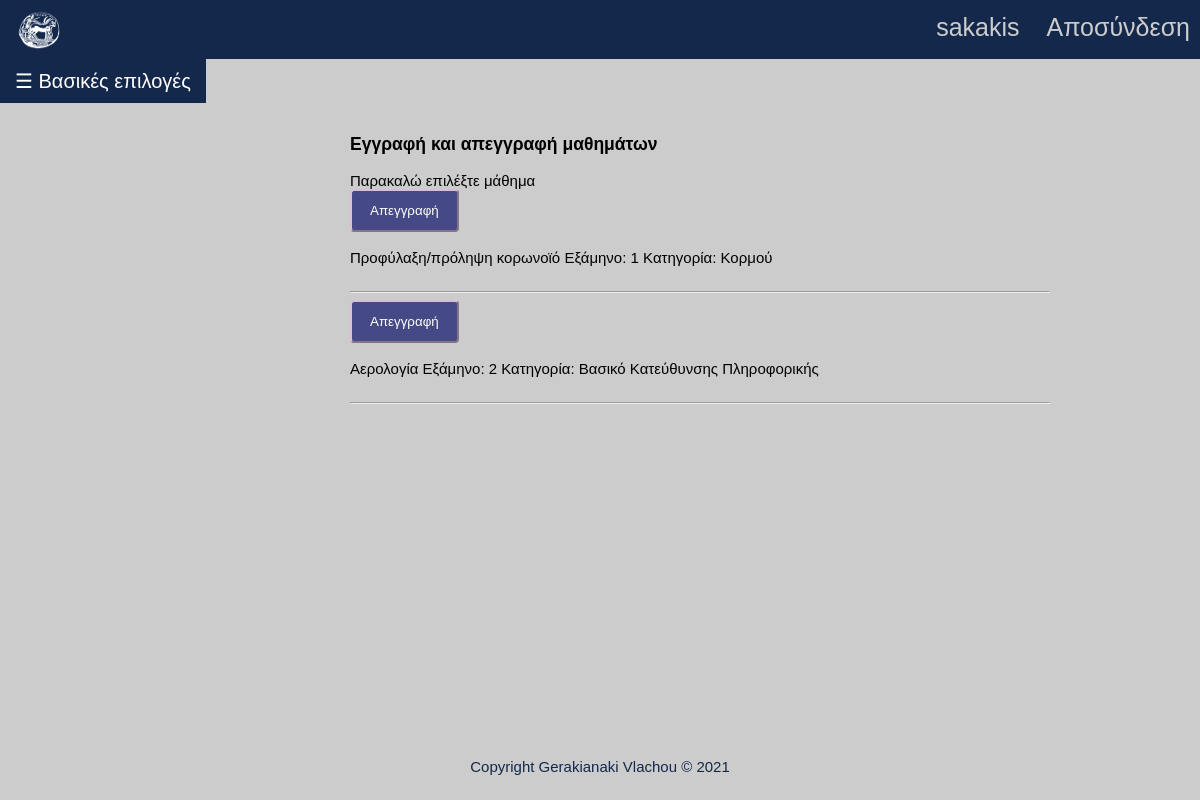
/enroll.php (signed in), run on the app's committed database.
### tables this page shows
CREATE TABLE `lesson` (
  `id_lesson` int(11) NOT NULL,
  `name` varchar(100) NOT NULL,
  `category` varchar(6) NOT NULL,
  `semester` int(11) NOT NULL
);

### enroll.php (the view, shortened to what this page needs)
<?php
include 'config.php';
?>
<!DOCTYPE HTML>
<html>
	<head>
        <?php
        if (isset($_SESSION["id_student"])==NULL) {
            header("Location: index.php");
        }else if(isset($_SESSION["id_professor"])!=NULL){
            header("Location: profilek.php");
        }
        else{
            $username=$_SESSION["username"];
        }
        ?>
		<link rel="stylesheet" href="assets/css/responsiveness.css">
		<link rel="stylesheet" href="assets/css/nav.css">
		<link rel="stylesheet" href="assets/css/asidenav.css">
		<link rel="stylesheet" href="assets/css/lf.css">
		<link rel="stylesheet" href="assets/css/button.css">
        <link rel="stylesheet" href="assets/css/footer.css">
	</head>
	<body>
		<header>
			<div class="nav">
				  <div class="nav-header">
					<div class="nav-title">
					 <img src="photos/uop_logo4_navigation.gif" width="60" height="40"/>
					</div>
				  </div>
				  <div class="nav-links">
					<a  href="profilef.php"><?php  if (isset($_SESSION["id_student"])){
                            echo "$username";
                        }?></a>
					<a href="logout.php">Αποσύνδεση</a>
				  </div>
			</div>
		</header>
		<main>
			<button class="openbtn" onclick="openNav()">☰ Βασικές επιλογές</button>
		<div id="myform" style="margin-left:25%;padding:10px 50px;">
			<h3>Εγγραφή και απεγγραφή μαθημάτων</h3>
			  <label for="course">Παρακαλώ επιλέξτε μάθημα</label> <br>
				<?php
					$query=mysqli_query($conn,"SELECT * FROM lesson ORDER BY semester ");
					while ($row = mysqli_fetch_array($query, MYSQLI_ASSOC)) {
						$lesson_name=$row["name"];
						$semester=$row["semester"];
						$ids=$_SESSION["id_student"];
						$idl=$row["id_lesson"];
						$categ=$row["category"];
						switch ($categ) {
							case "kormou":
								$categ="Κορμού";
								break;
							case "bkp":
								$categ="Βασικό Κατεύθυνσης Πληροφορικής";
								break;
						}
							$q = "select * from enroll_on where id_student='$ids' and id_lesson='$idl'";
							$result = mysqli_query($conn, $q);
							if ($result) {
								$row = mysqli_num_rows($result);
								if ($row) {
								echo "<form  action='enroll_on.php#form-anchor' id='form-anchor' method='post'>";
								echo "<button type ='submit' name='remove_lesson' class='wbtn' value='$idl'>";
								echo "Απεγγραφή";
								echo "</button>";
								echo "<br><br>";
								}
								else{
								echo "<form action='enroll_on.php#form-anchor' id='form-anchor' method='post' >";
								echo "<button type = 'submit' name='add_lesson' class='wbtn' value='$idl'>";
								echo "Εγγραφή";
								echo "</button>";
								echo "<br><br>";
								}
								echo "</form>";
							}
							echo " $lesson_name Εξάμηνο: $semester Κατηγορία: $categ<br> <br>";
							echo "<hr>";
					}
				?>
			</div>
		</main>
        <footer>Copyright Gerakianaki Vlachou © 2021</footer>
	</body>
</html>

### assets/css/responsiveness.css (style rules this page uses)
header { grid-area:h; }
main { grid-area:m; }
footer { grid-area:f; }
body { font-family: sans-serif; background-repeat: no-repeat; background-attachment: fixed; background-color: #cccccc; background-position: center; }
* { box-sizing: border-box; }

### assets/css/nav.css (style rules this page uses)
* { box-sizing: border-box; }
body { margin: 0px; font-family: sans-serif; font-size: 15px; }
.nav { height: 59px; width: 100%; background-color: #14284B; position: relative; }
.nav > .nav-header { display: inline; }
.nav > .nav-header > .nav-title { display: inline-block; font-size:10px; color: #cccccc; padding: 10px 10px 10px 10px; }
.nav > .nav-links { display: inline; float: right; font-size: 25px; }
.nav > .nav-links > a { display: inline-block; padding: 13px 10px 13px 10px; text-decoration: none; color: #cccccc; }

### assets/css/asidenav.css (style rules this page uses)
.openbtn { font-size: 20px; cursor: pointer; background-color:#14284B; color: white; padding: 10px 15px; border: none; }

### assets/css/lf.css (style rules this page uses)
#myform { margin: 3px 100px; }
.wbtn { color: white; width: auto; padding: 12px 18px; background-color:rgb(69, 73, 133); border-radius: 4px; border-color: thistle; }
a:link { text-decoration: none; color: white; }

### assets/css/footer.css (style rules this page uses)
body { min-height: 100vh; display: flex; flex-direction: column; }
footer { margin-top: auto; text-align: center; color:#14284B; margin-bottom: 25px; }

### data on the page
lesson: name "Προφύλαξη/πρόληψη κορωνοϊό", semester "1", category "Κορμού"
lesson: name "Αερολογία", semester "2", category "Βασικό Κατεύθυνσης Πληροφορικής"

### other printed values
$username "sakakis"
